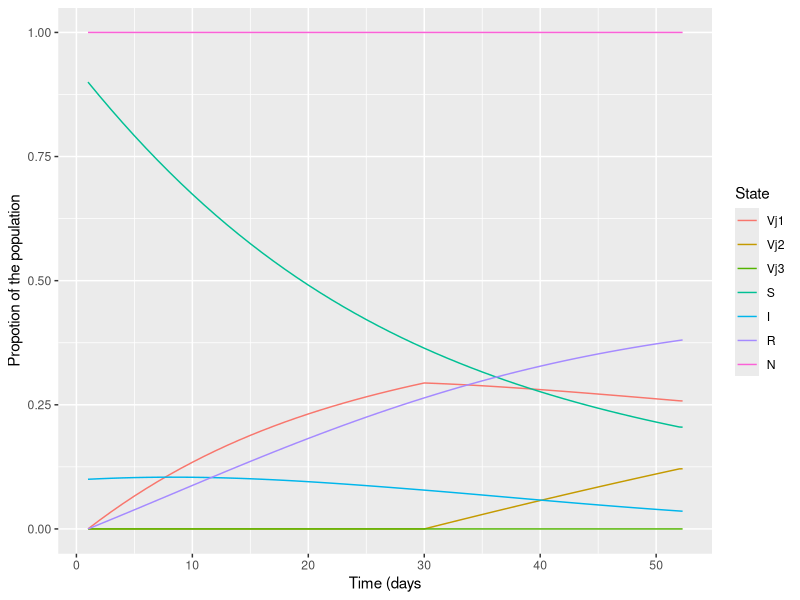

Generate this figure with R:
library(deSolve)
library(ggplot2)

# initial state explanations:
#   -VjN = proportion of population who have received vaccine N
#   -S = proportion of population susceptible to infection, non-vaccinated
#   -I = proportion of population currently infected with disease
#   -R = proportion of population recovered

Vj1 = 0
Vj2 = 0
Vj3 = 0
I = 0.1
R = 0
S = 1- Vj1-Vj2-Vj3-I-R
N = Vj1 + Vj2 + Vj3 + S + I + R 

initial_state_values = c(Vj1 = Vj1, Vj2 = Vj2, Vj3 = Vj3, S = S, 
                         I = I, R= R)



# parameter explanations:
#   - beta: infection rate / day
#   - gamma: recovery rate / day
#   - u: birth/death rate
#   - elN: leakage from vaccine N
#   - eaN: primary vaccine failure rate for vaccine N (after you get the vaccine, how many people lose immunity)
#   - ajN: waning rate for vaccine N (rate of people which don't receive any protection from vaccine). here, set to zero
#   - rjN: rate of vaccination for vaccine N 
#   - doses: number of doses available for initial use
#   - population: population in the country


#these particular parameters are outside the vector  bc i think i had some trouble w/ exponential notation 
#within the named vector, so its easier to just tell R it's a number here then reference that in the parameters vector

rj1 = 0.02
rj2 = 0.02
rj3 = 0

doses = 5e5
population = 1e6

parameters = c(beta = 0.11808, gamma = 0.09449, u =0.00023, 
               el1 = 0.8, ea1 = 3.77e-4, aj1 = 0, rj1 = rj1,
               el2 = 0.13, ea2 = 3.77e-4, aj2 = 0, rj2 = rj2,
               el3 = 0.002, ea3 =0.00268, aj3 = 0, rj3 = rj3,
               doses = doses , population = population)

time = seq(from=1,to=200,by=1)

vsir_model <- function(time,state,parameters){
  with(as.list(c(state,parameters)),{
    N = Vj1 + Vj2 + Vj3 + S + I + R
    
    rj2t = rj2 # save the rj2 variable for later
    rj3t = rj3
    
    if (time < 30){
      rj2 = 0 # we set back rj2 to zero until 30 days have passed (time you have to wait from 1st shot to 2nd for COVID vaccine)
    } else {
      rj2 = rj2t # set rj2 to rj2t value
    }
    
    
    # this expression isn't great bc it will assume that people who are initially dosed
    # in your parameters got their doses from the supply you want to start applying
    # but for our question (what's the best thing to do w/ 0 people vaxxed), this should work fine
    # also it'll go over the amount of doses you actually have for one iteration. not great
    # this also makes the ode really slow and increases maxsteps somehow. man this code sucks
    
    doses_left = doses - (Vj1 + 2*Vj2 + 3*Vj3)*population 
    doses = doses_left
    
    if (doses_left <= 1){
      rj1 = 0
      rj2 = 0
      rj3 = 0
      rj2t = 0 
      rj3t = 0
    }

    # change in vaccinated compartment
    dV1 = (1-ea1)*(rj1)*S - (aj1 + u)*Vj1 - el1*beta*I*Vj1 - (1-ea2)*rj2*Vj1
    dV2 = (1-ea2)*(rj2)*Vj1 - (aj2 + u)*Vj2 - el2*beta*I*Vj2 - (1-ea3)*rj3*Vj2
    dV3 = (1-ea3)*(rj3)*Vj2 - (aj3 + u)*Vj3 - el3*beta*I*Vj3
    
    
    
    # change in susceptible compartment
    dS = u + 
      (aj1*Vj1-(1-ea1)*rj1*S) +
      (aj2*Vj2) + # took out other term here -- people are not going from susceptible to Vj2
      (aj3*Vj3) - # took out other term here -- people are not going from susceptible to Vj3
      beta*S*I - 
      u * S
    
    # change in infected compartment
    dI = beta*I*
      ((el1*Vj1)+(el2*Vj2)+(el3*Vj3))+
      beta*S*I -
      (gamma+u)*I
    
    # change in recovered compartment
    dR = gamma*I - u*R
    
    return(list(c(dV1, dV2, dV3, dS,dI,dR)))
  }
  )
}

output<-as.data.frame(ode(y=initial_state_values,func = vsir_model,parms=parameters,times = time))
output$N <- output$Vj1 + output$Vj2 + output$Vj3 + output$S + output$I + output$R


out_long = reshape2::melt(output, id ='time')

ggplot(data = out_long,
       aes(x=time, y=value, colour = variable, group = variable)) +
  geom_line() +xlab('Time (days') + ylab('Propotion of the population') + scale_color_discrete(name="State")


output$doses_used <- (output$Vj1 + 2*output$Vj2 + 3*output$Vj3)*population 
